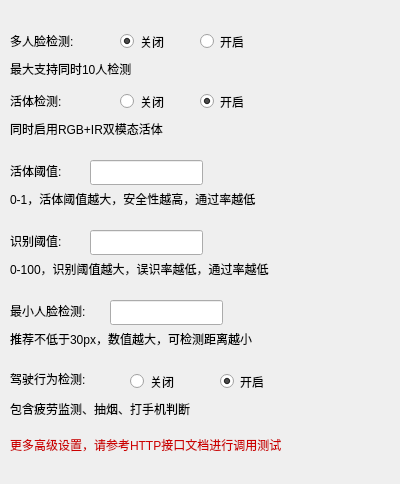
<?xml version="1.0" encoding="UTF-8"?>
<ui version="4.0">
 <class>threeform</class>
 <widget class="QWidget" name="threeform">
  <property name="geometry">
   <rect>
    <x>0</x>
    <y>0</y>
    <width>400</width>
    <height>484</height>
   </rect>
  </property>
  <property name="windowTitle">
   <string>Form</string>
  </property>
  <widget class="QLabel" name="label">
   <property name="geometry">
    <rect>
     <x>10</x>
     <y>20</y>
     <width>91</width>
     <height>41</height>
    </rect>
   </property>
   <property name="text">
    <string>多人脸检测:</string>
   </property>
  </widget>
  <widget class="QRadioButton" name="radioButton">
   <property name="geometry">
    <rect>
     <x>120</x>
     <y>30</y>
     <width>112</width>
     <height>23</height>
    </rect>
   </property>
   <property name="text">
    <string>关闭</string>
   </property>
   <property name="checked">
    <bool>true</bool>
   </property>
   <property name="autoExclusive">
    <bool>false</bool>
   </property>
  </widget>
  <widget class="QRadioButton" name="radioButton_2">
   <property name="geometry">
    <rect>
     <x>200</x>
     <y>30</y>
     <width>112</width>
     <height>23</height>
    </rect>
   </property>
   <property name="text">
    <string>开启</string>
   </property>
   <property name="checked">
    <bool>false</bool>
   </property>
   <property name="autoExclusive">
    <bool>false</bool>
   </property>
  </widget>
  <widget class="QLabel" name="label_2">
   <property name="geometry">
    <rect>
     <x>10</x>
     <y>60</y>
     <width>161</width>
     <height>17</height>
    </rect>
   </property>
   <property name="text">
    <string>最大支持同时10人检测</string>
   </property>
  </widget>
  <widget class="QRadioButton" name="radioButton_3">
   <property name="geometry">
    <rect>
     <x>120</x>
     <y>90</y>
     <width>112</width>
     <height>23</height>
    </rect>
   </property>
   <property name="text">
    <string>关闭</string>
   </property>
   <property name="autoRepeat">
    <bool>false</bool>
   </property>
   <property name="autoExclusive">
    <bool>true</bool>
   </property>
  </widget>
  <widget class="QLabel" name="label_3">
   <property name="geometry">
    <rect>
     <x>10</x>
     <y>120</y>
     <width>201</width>
     <height>17</height>
    </rect>
   </property>
   <property name="text">
    <string>同时启用RGB+IR双模态活体</string>
   </property>
  </widget>
  <widget class="QLabel" name="label_4">
   <property name="geometry">
    <rect>
     <x>10</x>
     <y>80</y>
     <width>91</width>
     <height>41</height>
    </rect>
   </property>
   <property name="text">
    <string>活体检测:</string>
   </property>
  </widget>
  <widget class="QRadioButton" name="radioButton_4">
   <property name="geometry">
    <rect>
     <x>200</x>
     <y>90</y>
     <width>112</width>
     <height>23</height>
    </rect>
   </property>
   <property name="text">
    <string>开启</string>
   </property>
   <property name="checked">
    <bool>true</bool>
   </property>
   <property name="autoExclusive">
    <bool>false</bool>
   </property>
  </widget>
  <widget class="QLabel" name="label_5">
   <property name="geometry">
    <rect>
     <x>10</x>
     <y>190</y>
     <width>321</width>
     <height>17</height>
    </rect>
   </property>
   <property name="text">
    <string>0-1，活体阈值越大，安全性越高，通过率越低</string>
   </property>
  </widget>
  <widget class="QLabel" name="label_6">
   <property name="geometry">
    <rect>
     <x>10</x>
     <y>150</y>
     <width>91</width>
     <height>41</height>
    </rect>
   </property>
   <property name="text">
    <string>活体阈值:</string>
   </property>
  </widget>
  <widget class="QLabel" name="label_7">
   <property name="geometry">
    <rect>
     <x>10</x>
     <y>260</y>
     <width>331</width>
     <height>17</height>
    </rect>
   </property>
   <property name="text">
    <string>0-100，识别阈值越大，误识率越低，通过率越低</string>
   </property>
  </widget>
  <widget class="QLabel" name="label_8">
   <property name="geometry">
    <rect>
     <x>10</x>
     <y>220</y>
     <width>91</width>
     <height>41</height>
    </rect>
   </property>
   <property name="text">
    <string>识别阈值:</string>
   </property>
  </widget>
  <widget class="QLineEdit" name="lineEdit">
   <property name="geometry">
    <rect>
     <x>90</x>
     <y>160</y>
     <width>113</width>
     <height>25</height>
    </rect>
   </property>
  </widget>
  <widget class="QLineEdit" name="lineEdit_2">
   <property name="geometry">
    <rect>
     <x>90</x>
     <y>230</y>
     <width>113</width>
     <height>25</height>
    </rect>
   </property>
  </widget>
  <widget class="QLabel" name="label_9">
   <property name="geometry">
    <rect>
     <x>10</x>
     <y>290</y>
     <width>111</width>
     <height>41</height>
    </rect>
   </property>
   <property name="text">
    <string>最小人脸检测:</string>
   </property>
  </widget>
  <widget class="QLineEdit" name="lineEdit_3">
   <property name="geometry">
    <rect>
     <x>110</x>
     <y>300</y>
     <width>113</width>
     <height>25</height>
    </rect>
   </property>
  </widget>
  <widget class="QLabel" name="label_10">
   <property name="geometry">
    <rect>
     <x>10</x>
     <y>330</y>
     <width>331</width>
     <height>17</height>
    </rect>
   </property>
   <property name="text">
    <string>推荐不低于30px，数值越大，可检测距离越小</string>
   </property>
  </widget>
  <widget class="QLabel" name="label_11">
   <property name="geometry">
    <rect>
     <x>10</x>
     <y>370</y>
     <width>111</width>
     <height>17</height>
    </rect>
   </property>
   <property name="text">
    <string>驾驶行为检测:</string>
   </property>
  </widget>
  <widget class="QRadioButton" name="radioButton_5">
   <property name="geometry">
    <rect>
     <x>130</x>
     <y>370</y>
     <width>112</width>
     <height>23</height>
    </rect>
   </property>
   <property name="text">
    <string>关闭</string>
   </property>
   <property name="checked">
    <bool>false</bool>
   </property>
   <property name="autoRepeat">
    <bool>false</bool>
   </property>
  </widget>
  <widget class="QRadioButton" name="radioButton_6">
   <property name="geometry">
    <rect>
     <x>220</x>
     <y>370</y>
     <width>112</width>
     <height>23</height>
    </rect>
   </property>
   <property name="text">
    <string>开启</string>
   </property>
   <property name="checked">
    <bool>true</bool>
   </property>
   <property name="autoExclusive">
    <bool>false</bool>
   </property>
  </widget>
  <widget class="QLabel" name="label_12">
   <property name="geometry">
    <rect>
     <x>10</x>
     <y>400</y>
     <width>281</width>
     <height>17</height>
    </rect>
   </property>
   <property name="text">
    <string>包含疲劳监测、抽烟、打手机判断</string>
   </property>
  </widget>
  <widget class="QLabel" name="label_13">
   <property name="geometry">
    <rect>
     <x>10</x>
     <y>430</y>
     <width>351</width>
     <height>31</height>
    </rect>
   </property>
   <property name="text">
    <string>&lt;html&gt;&lt;head/&gt;&lt;body&gt;&lt;p&gt;&lt;span style=&quot; color:#cc0000;&quot;&gt;更多高级设置，请参考HTTP接口文档进行调用测试&lt;/span&gt;&lt;/p&gt;&lt;/body&gt;&lt;/html&gt;</string>
   </property>
  </widget>
 </widget>
 <resources/>
 <connections/>
</ui>
